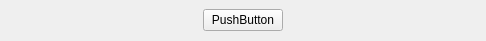
<?xml version="1.0" encoding="UTF-8"?>
<ui version="4.0">
 <class>ButtonGroup</class>
 <widget class="QWidget" name="ButtonGroup">
  <property name="geometry">
   <rect>
    <x>0</x>
    <y>0</y>
    <width>486</width>
    <height>41</height>
   </rect>
  </property>
  <property name="windowTitle">
   <string>Form</string>
  </property>
  <layout class="QHBoxLayout" name="horizontalLayout">
   <property name="spacing">
    <number>0</number>
   </property>
   <property name="leftMargin">
    <number>0</number>
   </property>
   <property name="topMargin">
    <number>0</number>
   </property>
   <property name="rightMargin">
    <number>0</number>
   </property>
   <property name="bottomMargin">
    <number>0</number>
   </property>
   <item>
    <widget class="QStackedWidget" name="stackedWidget">
     <property name="currentIndex">
      <number>0</number>
     </property>
     <widget class="QWidget" name="startPage">
      <layout class="QHBoxLayout" name="horizontalLayout_2">
       <item>
        <spacer name="horizontalSpacer">
         <property name="orientation">
          <enum>Qt::Horizontal</enum>
         </property>
         <property name="sizeHint" stdset="0">
          <size>
           <width>188</width>
           <height>20</height>
          </size>
         </property>
        </spacer>
       </item>
       <item>
        <widget class="MyButton" name="start">
         <property name="text">
          <string>PushButton</string>
         </property>
        </widget>
       </item>
       <item>
        <spacer name="horizontalSpacer_2">
         <property name="orientation">
          <enum>Qt::Horizontal</enum>
         </property>
         <property name="sizeHint" stdset="0">
          <size>
           <width>187</width>
           <height>20</height>
          </size>
         </property>
        </spacer>
       </item>
      </layout>
     </widget>
     <widget class="QWidget" name="playCardPage">
      <layout class="QHBoxLayout" name="horizontalLayout_3">
       <item>
        <spacer name="horizontalSpacer_3">
         <property name="orientation">
          <enum>Qt::Horizontal</enum>
         </property>
         <property name="sizeHint" stdset="0">
          <size>
           <width>188</width>
           <height>20</height>
          </size>
         </property>
        </spacer>
       </item>
       <item>
        <widget class="MyButton" name="playCard">
         <property name="text">
          <string>PushButton</string>
         </property>
        </widget>
       </item>
       <item>
        <spacer name="horizontalSpacer_4">
         <property name="orientation">
          <enum>Qt::Horizontal</enum>
         </property>
         <property name="sizeHint" stdset="0">
          <size>
           <width>187</width>
           <height>20</height>
          </size>
         </property>
        </spacer>
       </item>
      </layout>
     </widget>
     <widget class="QWidget" name="passOrPlayPage">
      <layout class="QHBoxLayout" name="horizontalLayout_4">
       <item>
        <spacer name="horizontalSpacer_5">
         <property name="orientation">
          <enum>Qt::Horizontal</enum>
         </property>
         <property name="sizeHint" stdset="0">
          <size>
           <width>123</width>
           <height>20</height>
          </size>
         </property>
        </spacer>
       </item>
       <item>
        <widget class="MyButton" name="pass">
         <property name="text">
          <string>PushButton</string>
         </property>
        </widget>
       </item>
       <item>
        <spacer name="horizontalSpacer_7">
         <property name="orientation">
          <enum>Qt::Horizontal</enum>
         </property>
         <property name="sizeType">
          <enum>QSizePolicy::Fixed</enum>
         </property>
         <property name="sizeHint" stdset="0">
          <size>
           <width>40</width>
           <height>15</height>
          </size>
         </property>
        </spacer>
       </item>
       <item>
        <widget class="MyButton" name="playCard1">
         <property name="text">
          <string>PushButton</string>
         </property>
        </widget>
       </item>
       <item>
        <spacer name="horizontalSpacer_6">
         <property name="orientation">
          <enum>Qt::Horizontal</enum>
         </property>
         <property name="sizeHint" stdset="0">
          <size>
           <width>122</width>
           <height>20</height>
          </size>
         </property>
        </spacer>
       </item>
      </layout>
     </widget>
     <widget class="QWidget" name="callLordPage">
      <layout class="QHBoxLayout" name="horizontalLayout_5">
       <item>
        <spacer name="horizontalSpacer_8">
         <property name="orientation">
          <enum>Qt::Horizontal</enum>
         </property>
         <property name="sizeHint" stdset="0">
          <size>
           <width>40</width>
           <height>20</height>
          </size>
         </property>
        </spacer>
       </item>
       <item>
        <widget class="MyButton" name="giveUp">
         <property name="text">
          <string>PushButton</string>
         </property>
        </widget>
       </item>
       <item>
        <spacer name="horizontalSpacer_10">
         <property name="orientation">
          <enum>Qt::Horizontal</enum>
         </property>
         <property name="sizeType">
          <enum>QSizePolicy::Fixed</enum>
         </property>
         <property name="sizeHint" stdset="0">
          <size>
           <width>40</width>
           <height>10</height>
          </size>
         </property>
        </spacer>
       </item>
       <item>
        <widget class="MyButton" name="oneScore">
         <property name="text">
          <string>PushButton</string>
         </property>
        </widget>
       </item>
       <item>
        <spacer name="horizontalSpacer_11">
         <property name="orientation">
          <enum>Qt::Horizontal</enum>
         </property>
         <property name="sizeType">
          <enum>QSizePolicy::Fixed</enum>
         </property>
         <property name="sizeHint" stdset="0">
          <size>
           <width>40</width>
           <height>10</height>
          </size>
         </property>
        </spacer>
       </item>
       <item>
        <widget class="MyButton" name="twoScore">
         <property name="text">
          <string>PushButton</string>
         </property>
        </widget>
       </item>
       <item>
        <spacer name="horizontalSpacer_12">
         <property name="orientation">
          <enum>Qt::Horizontal</enum>
         </property>
         <property name="sizeType">
          <enum>QSizePolicy::Fixed</enum>
         </property>
         <property name="sizeHint" stdset="0">
          <size>
           <width>40</width>
           <height>10</height>
          </size>
         </property>
        </spacer>
       </item>
       <item>
        <widget class="MyButton" name="threeScore">
         <property name="text">
          <string>PushButton</string>
         </property>
        </widget>
       </item>
       <item>
        <spacer name="horizontalSpacer_9">
         <property name="orientation">
          <enum>Qt::Horizontal</enum>
         </property>
         <property name="sizeHint" stdset="0">
          <size>
           <width>40</width>
           <height>20</height>
          </size>
         </property>
        </spacer>
       </item>
      </layout>
     </widget>
     <widget class="QWidget" name="page"/>
    </widget>
   </item>
  </layout>
 </widget>
 <customwidgets>
  <customwidget>
   <class>MyButton</class>
   <extends>QPushButton</extends>
   <header>mybutton.h</header>
  </customwidget>
 </customwidgets>
 <resources/>
 <connections/>
</ui>
